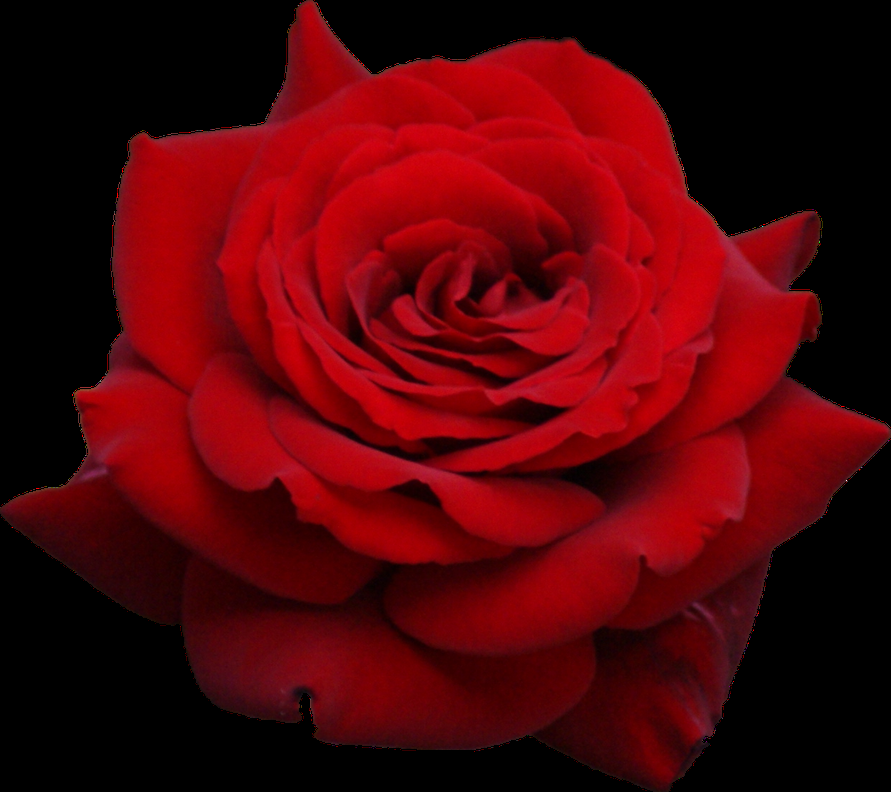
#> input picture Week 2/Rose_Example.png, 891 x 792 px, shrunk from 1249 x 1110 before the run
$ python Ex3.py
#> lines starting #> are read from the running program, lines starting #| are printed output that depends on the picture; after the words box and inside, x2 and y2 are one past the last pixel; in counts of white or black regions, pixels touching at a corner belong together
import numpy as np
import cv2 as cv

roi = cv.imread('Rose_Example.png')
#> roi is the input picture: shape (792, 891, 3); mean B, G, R 7.1, 2.7, 80
assert roi is not None, "file could not be read, check with os.path.exists()"
hsv = cv.cvtColor(roi,cv.COLOR_BGR2HSV)
#> hsv: shape (792, 891, 3); mean H, S, V 95.1, 153.3, 80

target = cv.imread('Rose.jpg')
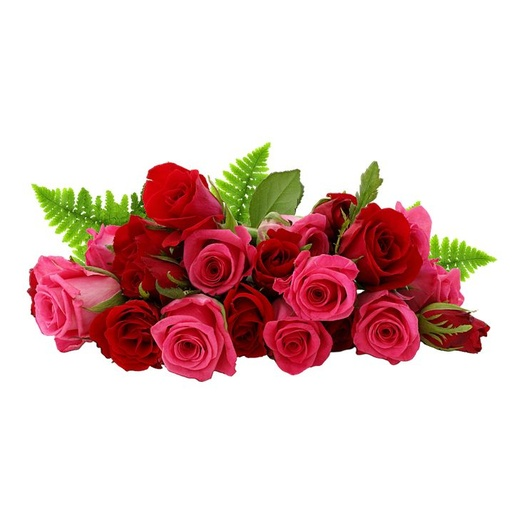
#> input picture Week 2/Rose.jpg, 525 x 525 px, shrunk from 736 x 736 before the run
#> target is the input picture: shape (525, 525, 3); mean B, G, R 198.3, 200.1, 227
assert target is not None, "file could not be read, check with os.path.exists()"
hsvt = cv.cvtColor(target,cv.COLOR_BGR2HSV)
#> hsvt: shape (525, 525, 3); mean H, S, V 33.9, 57.1, 228.7

# calculating object histogram
roihist = cv.calcHist([hsv],[0, 1], None, [180, 256], [0, 180, 0, 256] )

# normalize histogram and apply backprojection
cv.normalize(roihist,roihist,0,255,cv.NORM_MINMAX)
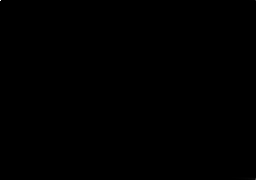
#> roihist: shape (180, 256) float32; min 0, max 255, mean 0
dst = cv.calcBackProject([hsvt],[0,1],roihist,[0,180,0,256],1)
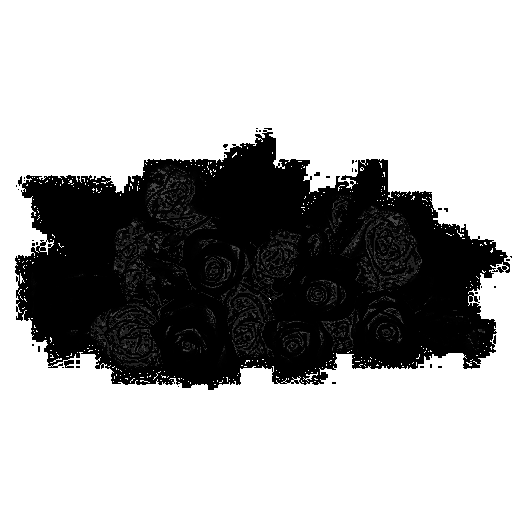
#> dst: shape (525, 525); min 0, max 255, mean 174.2

# Now convolute with circular disc
disc = cv.getStructuringElement(cv.MORPH_ELLIPSE,(5,5))
cv.filter2D(dst,-1,disc,dst)
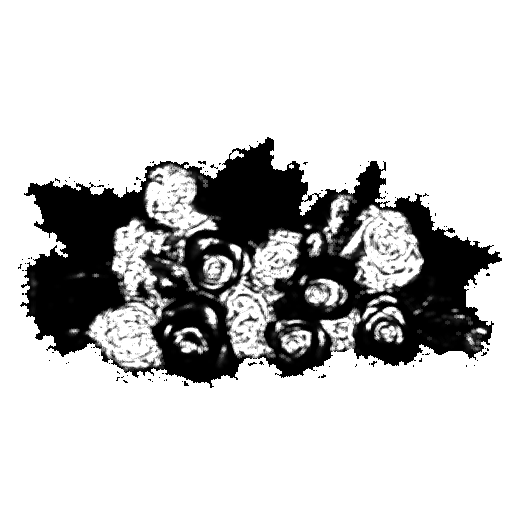
#> dst: shape (525, 525); 18.6% of pixels changed, all inside (x1, y1, x2, y2) = (15, 128, 512, 390)

# threshold and binary AND
ret,thresh = cv.threshold(dst,50,255,0)
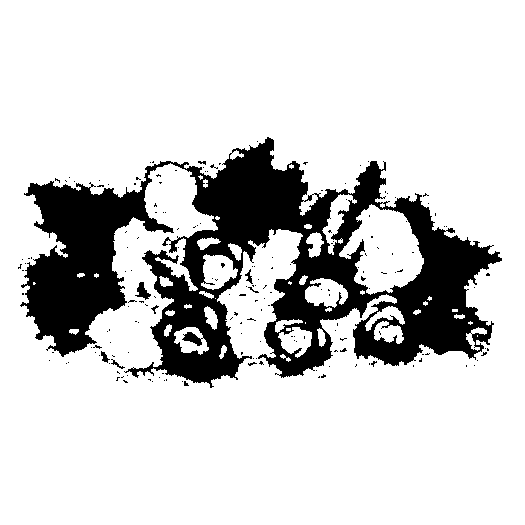
#> thresh: shape (525, 525); 81.8% white; 178 black regions (170 under 20 px), largest, box (x1, y1, x2, y2) and area: (20, 137, 502, 388) 49323, (135, 282, 151, 300) 135, (101, 351, 110, 363) 52
thresh = cv.merge((thresh,thresh,thresh))
res = cv.bitwise_and(target,thresh)
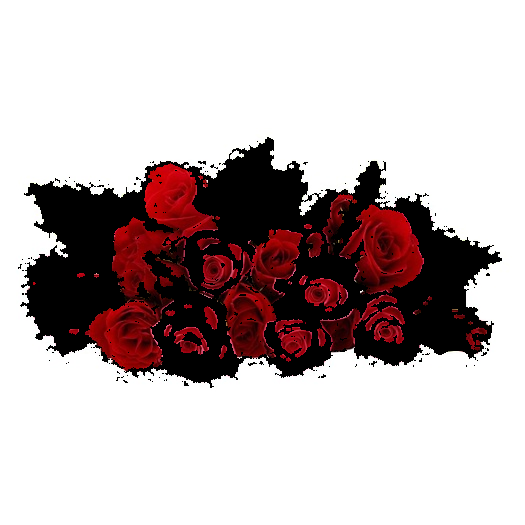
#> res: shape (525, 525, 3); mean B, G, R 183.2, 182.7, 195

res = np.vstack((target,thresh,res))
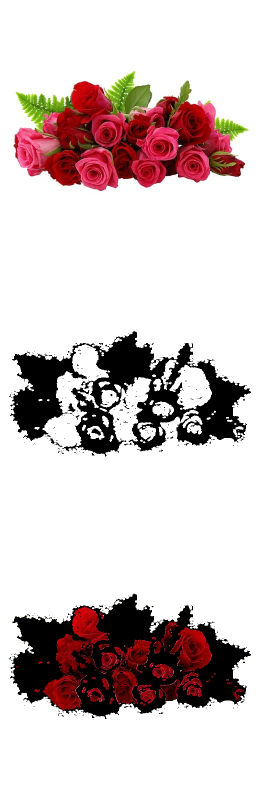
#> res: shape (1575, 525, 3) (shown at 1/2 size); mean B, G, R 196.7, 197.1, 210.1
cv.imwrite('res.jpg',res)

cv.imshow('Result', res)
cv.waitKey(0)
cv.destroyAllWindows()
